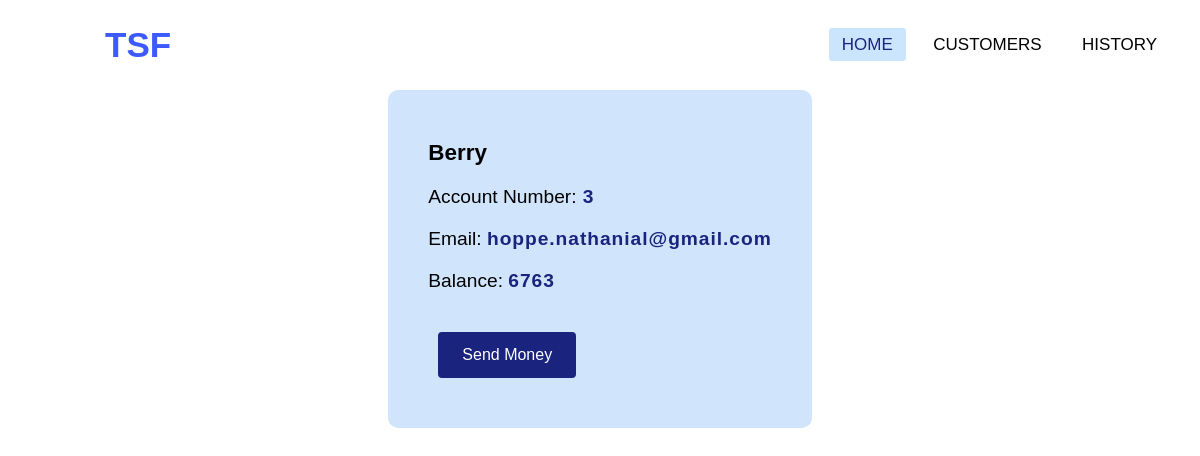
Screenshot of /profile.php?id=3 with the database file from the repository.
### tables this page shows
CREATE TABLE `customer` (
  `id` int(11) NOT NULL,
  `name` char(25) DEFAULT NULL,
  `email` varchar(25) DEFAULT NULL,
  `balance` int(11) DEFAULT NULL
);

### profile.php (the view, shortened to what this page needs)
<!DOCTYPE html>
<html lang="en">
<head>
    <link rel="stylesheet" href="style.css">
</head>
<body>
	<?php
	include 'conn.php';
	?>
	<div class="navbar">
		<nav>
			<label class="logo">TSF</label>
			<ul>
				<li><a class="active" href="index.php">Home</a></li>
				<li><a href="customers.php">Customers</a></li>
				<li><a href="history.php">History</a></li>
			</ul>
		</nav>
	</div>
	<?php
	$id = $_GET['id'];
	$query = "SELECT * FROM customer where id='$id' ";
	$query_run = mysqli_query($conn, $query);
	if (mysqli_num_rows($query_run) > 0) {
		foreach ($query_run as $row) {
			echo '<div class="container" >';
			echo '<div class="profile" >';
			echo '<h3>' . $row['name'] . ' </h3>
					<p> Account Number:<b> ' . $row['id'] . '</b> </p>
					<p> Email: <b>' . $row['email'] . ' </b></p>
					<p> Balance: <b>' . $row['balance'] . ' </b></p>
					<p></p>
				';
		}
	} else {
		echo "<p>No record found.</p";
	}
	?>
	<td><button class="sendbtn"><a href="transfer.php?name=<?php echo $row['name']; ?>"> Send Money </a> </button></td>
</body>
</html>

### style.css (style rules this page uses)
* { --primary: #3D5AFE; --secondary: #d0e5fc; --ppurple: #1a237e; --pgreen: #3BB44A; --pred: #DA3543; --lgreen: #D4EDDA; --lred: #F8D7DA; --lblue: #CCE5FF; --lgrey: #a0a2c0; font-family: 'Rubik', sans-serif; box-sizing: border-box; margin: 0; padding: 0; text-decoration: none; list-style: none; }
nav { position: fixed; top: 0; left: 0; width: 100%; padding: 5px; background-color: white; z-index: 5; height: 80px; width: 100%; }
label.logo { color: var(--primary); font-size: 35px; line-height: 80px; padding: 0 100px; font-weight: bold; }
nav ul { float: right; margin-right: 20px; }
nav ul li { display: inline-block; line-height: 80px; margin: 0 5px; }
nav ul li a { color: black; font-size: 17px; padding: 7px 13px; border-radius: 3px; text-transform: uppercase; }
nav ul li a.active { color: var(--ppurple); font-variant: small-caps; }
nav ul li a.active, nav ul li a:hover { color: var(--ppurple); background-color: var(--lblue); transition: .5s; }
.container { display: grid; place-items: center; overflow-x: auto; margin-top: 70px; }
.profile { margin-top: 20px; text-align: left; font-size: larger; background-color: var(--secondary); padding: 40px; border-radius: 10px; }
.profile p, h3, button { padding: 10px 0; }
.profile b { color: var(--ppurple); letter-spacing: 0.05em; }
.profile .sendbtn a { color: white; text-decoration: none; padding: 10px; margin: 0 auto; }
button { border-radius: .25em; font-size: 16px; padding: 12px 12px; cursor: pointer; margin: 10px; border: none; outline: none; justify-content: center; background-color: var(--ppurple); border: 2px solid var(--ppurple); color: white; text-decoration: none; }

### rows the page displays
customer: name "Berry", id "3", email "hoppe.nathanial@gmail.com", balance "6763"
